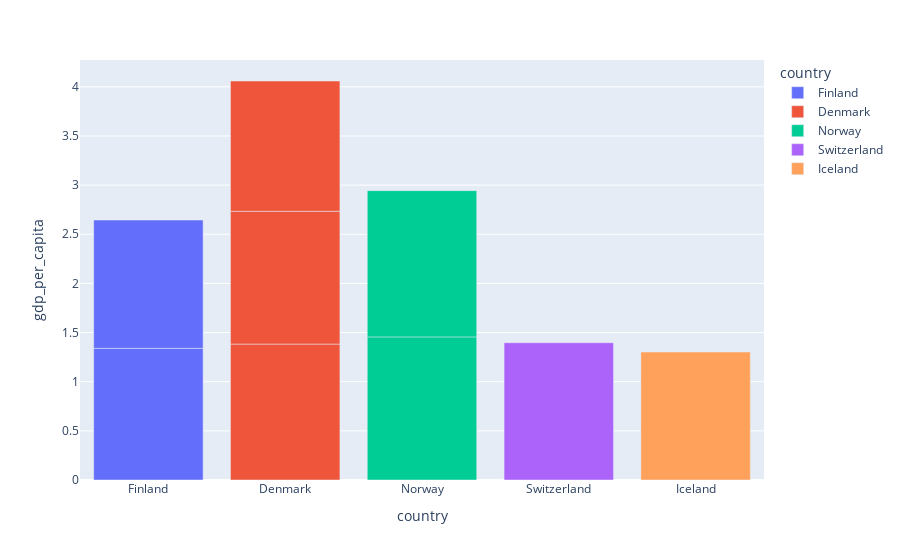

The notebook cell this image was saved under:
### Code cell
happiness_2019 = hscore_all[hscore_all['year'] == '2019']


top_5_2019 = hscore_all.nlargest(10, 'happiness_score')

fig = py.bar(top_5_2019, x="country",y="gdp_per_capita",color ="country")
fig.show()

### Figure 1 — Plotly figure (JSON) as saved in the notebook; plotly's stock layout.template omitted (floating-point values rounded to 4 significant figures)
{"data": [{"alignmentgroup": "True", "hovertemplate": "country=%{x}<br>gdp_per_capita=%{y}<extra></extra>", "legendgroup": "Finland", "marker": {"color": "#636efa"}, "name": "Finland", "offsetgroup": "Finland", "orientation": "v", "showlegend": true, "textposition": "auto", "type": "bar", "x": ["Finland", "Finland"], "xaxis": "x", "y": [1.34, 1.305], "yaxis": "y"}, {"alignmentgroup": "True", "hovertemplate": "country=%{x}<br>gdp_per_capita=%{y}<extra></extra>", "legendgroup": "Denmark", "marker": {"color": "#EF553B"}, "name": "Denmark", "offsetgroup": "Denmark", "orientation": "v", "showlegend": true, "textposition": "auto", "type": "bar", "x": ["Denmark", "Denmark", "Denmark"], "xaxis": "x", "y": [1.383, 1.351, 1.325], "yaxis": "y"}, {"alignmentgroup": "True", "hovertemplate": "country=%{x}<br>gdp_per_capita=%{y}<extra></extra>", "legendgroup": "Norway", "marker": {"color": "#00cc96"}, "name": "Norway", "offsetgroup": "Norway", "orientation": "v", "showlegend": true, "textposition": "auto", "type": "bar", "x": ["Norway", "Norway", "Norway"], "xaxis": "x", "y": [1.456, 1.488, null], "yaxis": "y"}, {"alignmentgroup": "True", "hovertemplate": "country=%{x}<br>gdp_per_capita=%{y}<extra></extra>", "legendgroup": "Switzerland", "marker": {"color": "#ab63fa"}, "name": "Switzerland", "offsetgroup": "Switzerland", "orientation": "v", "showlegend": true, "textposition": "auto", "type": "bar", "x": ["Switzerland"], "xaxis": "x", "y": [1.397], "yaxis": "y"}, {"alignmentgroup": "True", "hovertemplate": "country=%{x}<br>gdp_per_capita=%{y}<extra></extra>", "legendgroup": "Iceland", "marker": {"color": "#FFA15A"}, "name": "Iceland", "offsetgroup": "Iceland", "orientation": "v", "showlegend": true, "textposition": "auto", "type": "bar", "x": ["Iceland"], "xaxis": "x", "y": [1.302], "yaxis": "y"}], "layout": {"barmode": "relative", "legend": {"title": {"text": "country"}, "tracegroupgap": 0}, "margin": {"t": 60}, "xaxis": {"anchor": "y", "categoryarray": ["Finland", "Denmark", "Norway", "Switzerland", "Iceland"], "categoryorder": "array", "domain": [0, 1], "title": {"text": "country"}}, "yaxis": {"anchor": "x", "domain": [0, 1], "title": {"text": "gdp_per_capita"}}}}
